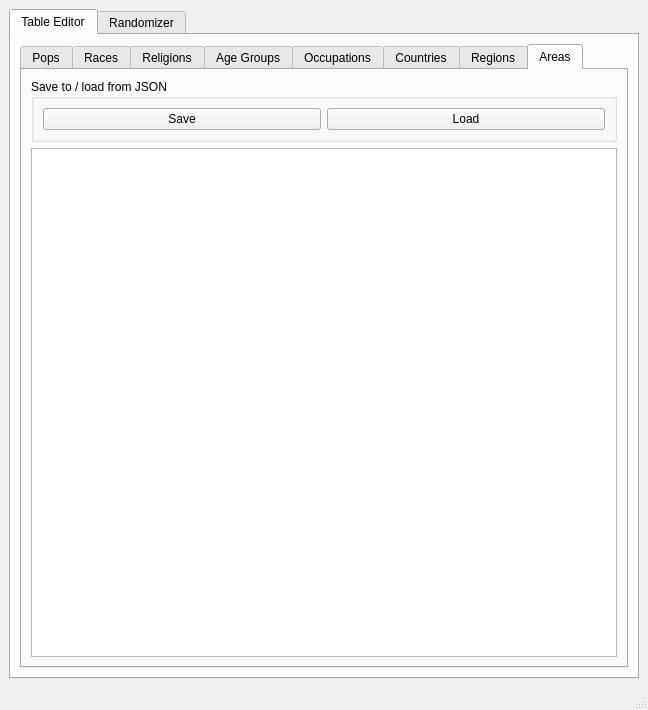
<?xml version="1.0" encoding="UTF-8"?>
<ui version="4.0">
 <class>MainWindow</class>
 <widget class="QMainWindow" name="MainWindow">
  <property name="geometry">
   <rect>
    <x>0</x>
    <y>0</y>
    <width>648</width>
    <height>710</height>
   </rect>
  </property>
  <property name="windowTitle">
   <string>MainWindow</string>
  </property>
  <widget class="QWidget" name="centralwidget">
   <layout class="QGridLayout" name="gridLayout_16">
    <item row="0" column="0">
     <widget class="QTabWidget" name="tabWidget">
      <property name="currentIndex">
       <number>0</number>
      </property>
      <widget class="QWidget" name="tables">
       <attribute name="title">
        <string>Table Editor</string>
       </attribute>
       <layout class="QGridLayout" name="gridLayout_15">
        <item row="0" column="0">
         <widget class="QTabWidget" name="tabWidget_2">
          <property name="currentIndex">
           <number>7</number>
          </property>
          <widget class="QWidget" name="pops">
           <attribute name="title">
            <string>Pops</string>
           </attribute>
           <layout class="QGridLayout" name="gridLayout_13">
            <item row="0" column="0">
             <widget class="QGroupBox" name="popsJSON">
              <property name="title">
               <string>Save to / load from JSON</string>
              </property>
              <layout class="QGridLayout" name="gridLayout_12">
               <item row="0" column="0">
                <widget class="QPushButton" name="popsSave2JSON">
                 <property name="text">
                  <string>Save</string>
                 </property>
                </widget>
               </item>
               <item row="0" column="1">
                <widget class="QPushButton" name="popsLoadFromJSON">
                 <property name="text">
                  <string>Load</string>
                 </property>
                </widget>
               </item>
              </layout>
             </widget>
            </item>
            <item row="1" column="0">
             <widget class="QTableView" name="popsTable"/>
            </item>
           </layout>
          </widget>
          <widget class="QWidget" name="races">
           <attribute name="title">
            <string>Races</string>
           </attribute>
           <layout class="QGridLayout" name="gridLayout_14">
            <item row="0" column="0">
             <widget class="QGroupBox" name="racesJSON">
              <property name="title">
               <string>Save to / load from JSON</string>
              </property>
              <layout class="QGridLayout" name="gridLayout_11">
               <item row="0" column="0">
                <widget class="QPushButton" name="racesSave2JSON">
                 <property name="text">
                  <string>Save</string>
                 </property>
                </widget>
               </item>
               <item row="0" column="1">
                <widget class="QPushButton" name="racesLoadFromJSON">
                 <property name="text">
                  <string>Load</string>
                 </property>
                </widget>
               </item>
              </layout>
             </widget>
            </item>
            <item row="1" column="0">
             <widget class="QTableView" name="racesTable"/>
            </item>
           </layout>
          </widget>
          <widget class="QWidget" name="religions">
           <attribute name="title">
            <string>Religions</string>
           </attribute>
           <layout class="QGridLayout" name="gridLayout_10">
            <item row="0" column="0">
             <widget class="QGroupBox" name="religionsJSON">
              <property name="title">
               <string>Save to / load from JSON</string>
              </property>
              <layout class="QGridLayout" name="gridLayout_9">
               <item row="0" column="0">
                <widget class="QPushButton" name="religionsSave2JSON">
                 <property name="text">
                  <string>Save</string>
                 </property>
                </widget>
               </item>
               <item row="0" column="1">
                <widget class="QPushButton" name="reigionsLoadFromJSON">
                 <property name="text">
                  <string>Load</string>
                 </property>
                </widget>
               </item>
              </layout>
             </widget>
            </item>
            <item row="1" column="0">
             <widget class="QTableView" name="religionsTable"/>
            </item>
           </layout>
          </widget>
          <widget class="QWidget" name="agegroups">
           <attribute name="title">
            <string>Age Groups</string>
           </attribute>
           <layout class="QGridLayout" name="gridLayout_2">
            <item row="0" column="0">
             <widget class="QGroupBox" name="agegroupsJSON">
              <property name="title">
               <string>Save to / load from JSON</string>
              </property>
              <layout class="QGridLayout" name="gridLayout">
               <item row="0" column="0">
                <widget class="QPushButton" name="ageGroupsSave2JSON">
                 <property name="text">
                  <string>Save</string>
                 </property>
                </widget>
               </item>
               <item row="0" column="1">
                <widget class="QPushButton" name="ageGroupsLoadFromJSON">
                 <property name="text">
                  <string>Load</string>
                 </property>
                </widget>
               </item>
              </layout>
             </widget>
            </item>
            <item row="1" column="0">
             <widget class="QTableView" name="agegroupsTable"/>
            </item>
           </layout>
          </widget>
          <widget class="QWidget" name="occupations">
           <attribute name="title">
            <string>Occupations</string>
           </attribute>
           <layout class="QGridLayout" name="gridLayout_18">
            <item row="0" column="0">
             <widget class="QGroupBox" name="occupationsJSON">
              <property name="title">
               <string>Save to / load from JSON</string>
              </property>
              <layout class="QGridLayout" name="gridLayout_17">
               <item row="0" column="0">
                <widget class="QPushButton" name="occupationsSave2JSON">
                 <property name="text">
                  <string>Save</string>
                 </property>
                </widget>
               </item>
               <item row="0" column="1">
                <widget class="QPushButton" name="occupationsLoadFromJSON">
                 <property name="text">
                  <string>Load</string>
                 </property>
                </widget>
               </item>
              </layout>
             </widget>
            </item>
            <item row="1" column="0">
             <widget class="QTableView" name="occupationsTable"/>
            </item>
           </layout>
          </widget>
          <widget class="QWidget" name="countries">
           <attribute name="title">
            <string>Countries</string>
           </attribute>
           <layout class="QGridLayout" name="gridLayout_8">
            <item row="0" column="0">
             <widget class="QGroupBox" name="countriesJSON">
              <property name="title">
               <string>Save to / load from JSON</string>
              </property>
              <layout class="QGridLayout" name="gridLayout_3">
               <item row="0" column="0">
                <widget class="QPushButton" name="countriesSave2JSON">
                 <property name="text">
                  <string>Save</string>
                 </property>
                </widget>
               </item>
               <item row="0" column="1">
                <widget class="QPushButton" name="countriesLoadFromJSON">
                 <property name="text">
                  <string>Load</string>
                 </property>
                </widget>
               </item>
              </layout>
             </widget>
            </item>
            <item row="1" column="0">
             <widget class="QTableView" name="countriesTable"/>
            </item>
           </layout>
          </widget>
          <widget class="QWidget" name="regions">
           <attribute name="title">
            <string>Regions</string>
           </attribute>
           <layout class="QGridLayout" name="gridLayout_7">
            <item row="0" column="0">
             <widget class="QGroupBox" name="regionsJSON">
              <property name="title">
               <string>Save to / load from JSON</string>
              </property>
              <layout class="QGridLayout" name="gridLayout_4">
               <item row="0" column="0">
                <widget class="QPushButton" name="regionsSave2JSON">
                 <property name="text">
                  <string>Save</string>
                 </property>
                </widget>
               </item>
               <item row="0" column="1">
                <widget class="QPushButton" name="regionsLoadFromJSON">
                 <property name="text">
                  <string>Load</string>
                 </property>
                </widget>
               </item>
              </layout>
             </widget>
            </item>
            <item row="1" column="0">
             <widget class="QTableView" name="regionsTable"/>
            </item>
           </layout>
          </widget>
          <widget class="QWidget" name="areas">
           <attribute name="title">
            <string>Areas</string>
           </attribute>
           <layout class="QGridLayout" name="gridLayout_6">
            <item row="0" column="0">
             <widget class="QGroupBox" name="areasJSON">
              <property name="title">
               <string>Save to / load from JSON</string>
              </property>
              <layout class="QGridLayout" name="gridLayout_5">
               <item row="0" column="0">
                <widget class="QPushButton" name="areasSave2JSON">
                 <property name="text">
                  <string>Save</string>
                 </property>
                </widget>
               </item>
               <item row="0" column="1">
                <widget class="QPushButton" name="areasLoadFromJSON">
                 <property name="text">
                  <string>Load</string>
                 </property>
                </widget>
               </item>
              </layout>
             </widget>
            </item>
            <item row="1" column="0">
             <widget class="QTableView" name="areasTable"/>
            </item>
           </layout>
          </widget>
         </widget>
        </item>
       </layout>
      </widget>
      <widget class="QWidget" name="random">
       <attribute name="title">
        <string>Randomizer</string>
       </attribute>
      </widget>
     </widget>
    </item>
   </layout>
  </widget>
  <widget class="QMenuBar" name="menubar">
   <property name="geometry">
    <rect>
     <x>0</x>
     <y>0</y>
     <width>648</width>
     <height>27</height>
    </rect>
   </property>
  </widget>
  <widget class="QStatusBar" name="statusbar"/>
 </widget>
 <resources/>
 <connections/>
</ui>
